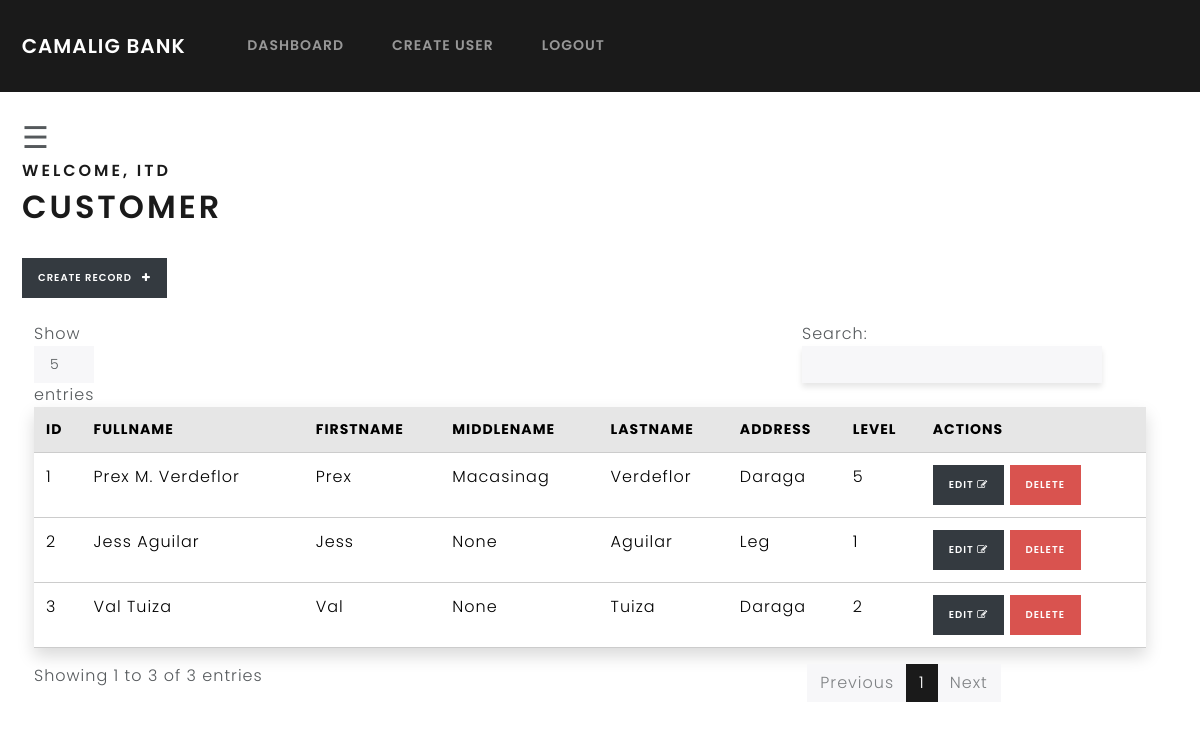
Screenshot of /customer (signed in) with the database file from the repository.
### webapp/models.py (models this page shows, shortened)
class Customer(models.Model):
    customer_id = models.AutoField(primary_key=True)
    customer_fullname = models.CharField(max_length=255, blank=True)
    customer_firstname = models.CharField(max_length=255, blank=True)
    customer_middlename = models.CharField(max_length=255, blank=True, null=True)
    customer_lastname = models.CharField(max_length=255, blank=True)
    customer_address = models.CharField(max_length=255, blank=True)
    customer_level = models.CharField(default='---', max_length=1, choices=[
        ('1', '1'),
        ('2', '2'),
        ('3', '3'),
        ('4', '4'),
        ('5', '5'),
    ])

### webapp/views.py (the view)
# urls.py: path('customer', views.customer, name='customer'),
@login_required(login_url='my-login')
def customer(request):
    customers = Customer.objects.all()
    return render(request, 'webapp/admin/customer/customer.html', {'customers': customers})

### webapp/templates/webapp/admin/customer/customer.html (shortened to what this page needs)
{% extends 'webapp/base.html' %}
{% load crispy_forms_tags %}
{% block content %}
<div class="container mt-4">
<div id="main">
  <span style="font-size: 30px; cursor: pointer" onclick="openNav()"
    >&#9776;
  </span>
  <h5>Welcome, {{user}}</h5>
  <h1 class="dashboard">Customer</h1>
  <br />
  <a class="btn btn-dark btn-sm" href="{% url 'customer_create' %}">
    Create record &nbsp; <i class="fa fa-plus" aria-hidden="true"></i>
  </a>
  <br />
  <br />
  <table id="table" class="table table-sm table-light table-hover shadow">
    <thead class="table-active">
      <tr>
        <th scope="col"> ID</th>
        <th scope="col"> Fullname</th>
        <th scope="col"> Firstname</th>
        <th scope="col"> Middlename</th>
        <th scope="col"> Lastname</th>
        <th scope="col"> Address</th>
        <th scope="col"> Level</th>
        <th scope="col"> Actions</th>
      </tr>
    </thead>
    <tbody>
      {% if customers %}
      {% for customer in customers %}
      <tr>
          <td>{{ customer.customer_id }}</td>
          <td>{{ customer.customer_fullname }}</td>
          <td>{{ customer.customer_firstname }}</td>
          <td>{{ customer.customer_middlename }}</td>
          <td>{{ customer.customer_lastname }}</td>
          <td>{{ customer.customer_address }}</td>
          <td>{{ customer.customer_level }}</td>
      <td>
        <a
        class="btn btn-dark btn-sm"
        href="{% url 'customer_update' customer.customer_id %}"
        >Edit <i class="fa fa-pencil-square-o" aria-hidden="true"></i
        ></a>
        <a class="btn btn-danger btn-sm" data-toggle="modal" data-target="#confirmDeleteModal" onclick="setDeleteUrl('{{ customer.customer_id }}')">Delete</a>
      </td>
    </tr>
      {% endfor %}
      {% endif %}
    </tbody>
  </table>
  {% endblock %}

### webapp/templates/webapp/base.html (shortened to what this page needs)
{% load static %}
<!DOCTYPE html>
<html lang="en">
<head>
    <link rel="stylesheet" href="https://bootswatch.com/5/lux/bootstrap.min.css">
    <link rel="stylesheet" href="https://cdnjs.cloudflare.com/ajax/libs/font-awesome/5.15.4/css/all.min.css" />
    <link rel="stylesheet" href="https://cdnjs.cloudflare.com/ajax/libs/font-awesome/4.7.0/css/font-awesome.min.css">
    <link rel="stylesheet" type="text/css" href="{% static 'css/style.css' %}">
    <link rel="stylesheet" href="https://cdn.datatables.net/2.0.5/js/dataTables.min.js">
</head>
<body>
    {% include 'webapp/navbar.html' %}
    <div class="container-fluid message-container ">
        {% block content %}
        {% endblock %}
    </div>
</body>
</html>

### webapp/templates/webapp/navbar.html (shortened to what this page needs)
{% load static %}
{% if user.is_authenticated %}
<nav class="navbar navbar-expand-lg bg-primary" data-bs-theme="dark">
  <a class="navbar-brand">CAMALIG BANK</a>
  <div class="collapse navbar-collapse text-center" id="navbarNavDropdown">
    <ul class="navbar-nav mr-auto">
      {% if user.is_authenticated %}
      <li class="nav-item">
        {% if user.is_staff %}
        <a class="nav-link" href="{% url 'dashboard' %}">Dashboard</a>
        <li class="nav-item">
          <a class="nav-link" href="{% url 'register' %}">Create User</a>
        </li>
        {% else %}
        <a class="nav-link" href="{% url 'mc_register' %}">Dashboard</a>
        {% endif %}
      </li>
      <ul class="navbar-nav ml-auto">
        <li class="nav-item">
          <a class="nav-link" href="{% url 'user-logout' %}">Logout</a>
        </li>
      </ul>
      {% else %}
      <li class="nav-item active">
        <a class="nav-link" href="{% url 'my-login' %}"> Login</a>
      </li>
      {% endif %}
    </ul>
  </div>
</nav>
{% endif %}

### static/css/style.css (style rules this page uses)
* { box-sizing: border-box; margin: 0; padding: 0; font-family: 'Poppins', sans-serif; }
.container-fluid { padding: 0; }
#main { transition: margin-left 0.3s ease-in-out; margin-left: -20px; }

### rows the page displays
Customer: customer_id "1", customer_fullname "Prex M. Verdeflor", customer_firstname "Prex", customer_middlename "Macasinag", customer_lastname "Verdeflor", customer_address "Daraga", customer_level "5"
Customer: customer_id "2", customer_fullname "Jess Aguilar", customer_firstname "Jess", customer_middlename "None", customer_lastname "Aguilar", customer_address "Leg", customer_level "1"
Customer: customer_id "3", customer_fullname "Val Tuiza", customer_firstname "Val", customer_middlename "None", customer_lastname "Tuiza", customer_address "Daraga", customer_level "2"

### other values shown
{{ user }} "ITD"
